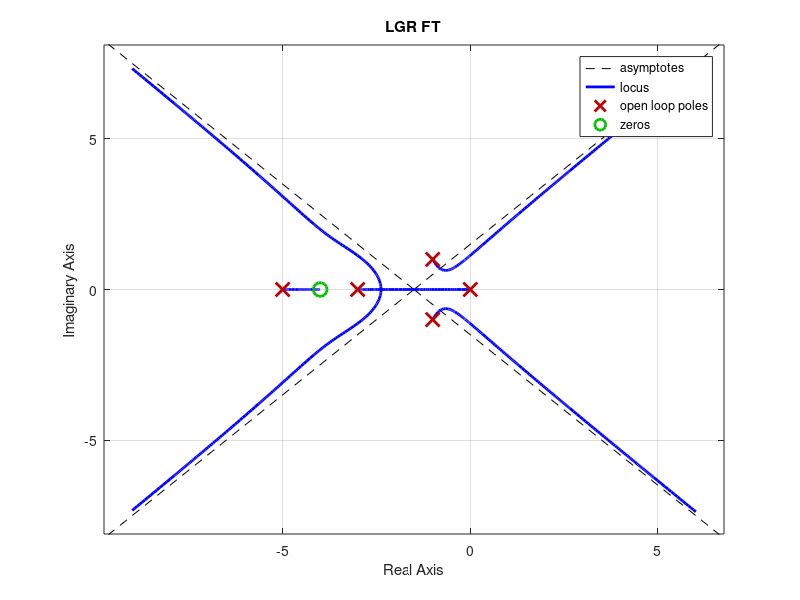
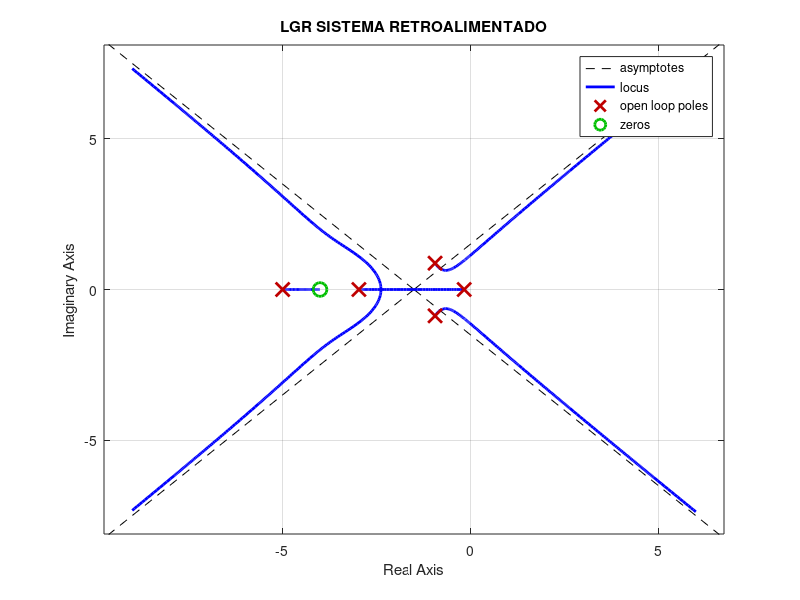
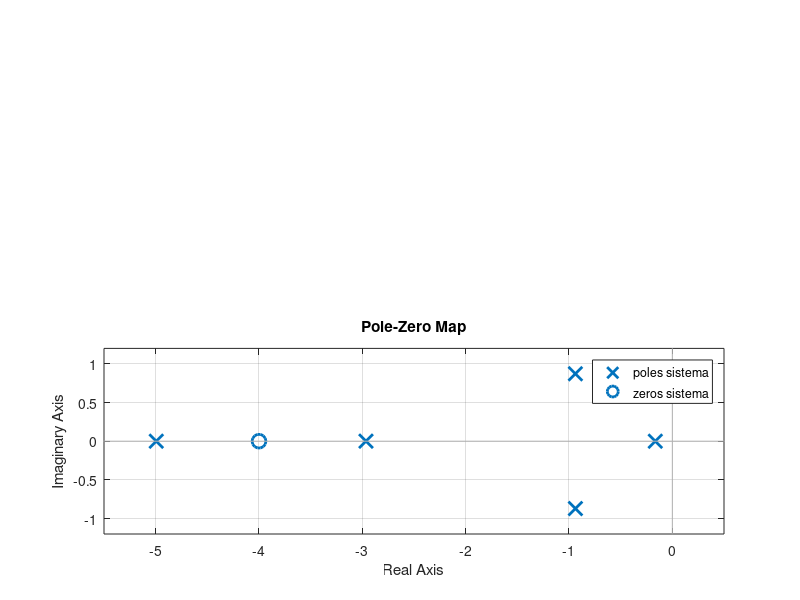

The MATLAB script that drew these images, in order:
clc 
clear all

k = 1; 
numDen = tf([k*1 k*4], [1 0]);
den2 = tf(1, [1 3]);
den3 = tf(1, [1 5]);
den4 = tf(1, [1 2 2]);

p = numDen*den2*den3*den4;
sistema = feedback(p,1);
figure(1);
rlocus(p)
title("LGR FT")
figure(2); 
rlocus(sistema)
title("LGR SISTEMA RETROALIMENTADO")
figure(3);
subplot(2,1,1)
step(sistema)
grid on
subplot(2,1,2)
pzmap(sistema)
grid on

